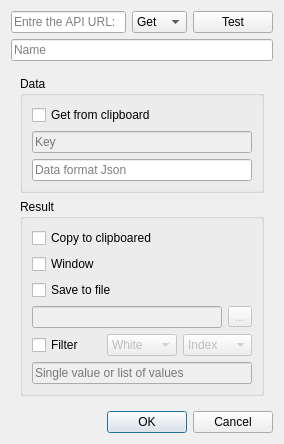
<?xml version="1.0" encoding="UTF-8"?>
<ui version="4.0">
 <class>APIEdit</class>
 <widget class="QDialog" name="APIEdit">
  <property name="geometry">
   <rect>
    <x>0</x>
    <y>0</y>
    <width>280</width>
    <height>426</height>
   </rect>
  </property>
  <property name="font">
   <font>
    <family>Segoe UI</family>
    <pointsize>9</pointsize>
   </font>
  </property>
  <property name="windowTitle">
   <string>API Edotor</string>
  </property>
  <layout class="QVBoxLayout" name="verticalLayout">
   <item>
    <layout class="QHBoxLayout" name="horizontalLayout">
     <item>
      <widget class="QLineEdit" name="LineAPIUrl">
       <property name="placeholderText">
        <string>Entre the API URL:</string>
       </property>
      </widget>
     </item>
     <item>
      <widget class="QComboBox" name="TypeURL">
       <item>
        <property name="text">
         <string>Get</string>
        </property>
       </item>
       <item>
        <property name="text">
         <string>Post</string>
        </property>
       </item>
      </widget>
     </item>
     <item>
      <widget class="QPushButton" name="ButtonTest">
       <property name="text">
        <string>Test</string>
       </property>
      </widget>
     </item>
    </layout>
   </item>
   <item>
    <widget class="QLineEdit" name="LineName">
     <property name="placeholderText">
      <string>Name</string>
     </property>
    </widget>
   </item>
   <item>
    <widget class="QStackedWidget" name="stackedWidget">
     <property name="currentIndex">
      <number>0</number>
     </property>
     <widget class="QWidget" name="pageGet">
      <property name="minimumSize">
       <size>
        <width>262</width>
        <height>0</height>
       </size>
      </property>
      <layout class="QGridLayout" name="gridLayout">
       <item row="1" column="0">
        <widget class="QGroupBox" name="GetResult">
         <property name="title">
          <string>Result</string>
         </property>
         <layout class="QVBoxLayout" name="verticalLayout_2">
          <item>
           <widget class="QCheckBox" name="CupyToClipboard">
            <property name="text">
             <string>Copy to clipboared</string>
            </property>
           </widget>
          </item>
          <item>
           <widget class="QCheckBox" name="Window">
            <property name="text">
             <string>Window</string>
            </property>
           </widget>
          </item>
          <item>
           <widget class="QCheckBox" name="SaveToFile">
            <property name="text">
             <string>Save to file</string>
            </property>
           </widget>
          </item>
          <item>
           <layout class="QHBoxLayout" name="horizontalLayout_3">
            <item>
             <widget class="QLineEdit" name="LineFilePath">
              <property name="enabled">
               <bool>false</bool>
              </property>
             </widget>
            </item>
            <item>
             <widget class="QToolButton" name="ButtonSelectFile_Get">
              <property name="enabled">
               <bool>false</bool>
              </property>
              <property name="text">
               <string>...</string>
              </property>
             </widget>
            </item>
           </layout>
          </item>
          <item>
           <layout class="QHBoxLayout" name="horizontalLayout_4">
            <item>
             <widget class="QCheckBox" name="Fileter">
              <property name="text">
               <string>Filter</string>
              </property>
             </widget>
            </item>
            <item>
             <widget class="QComboBox" name="FilterListType">
              <property name="enabled">
               <bool>false</bool>
              </property>
              <item>
               <property name="text">
                <string>White</string>
               </property>
              </item>
              <item>
               <property name="text">
                <string>Black</string>
               </property>
              </item>
             </widget>
            </item>
            <item>
             <widget class="QComboBox" name="FilterType">
              <property name="enabled">
               <bool>false</bool>
              </property>
              <item>
               <property name="text">
                <string>Index</string>
               </property>
              </item>
              <item>
               <property name="text">
                <string>Key</string>
               </property>
              </item>
             </widget>
            </item>
           </layout>
          </item>
          <item>
           <widget class="QLineEdit" name="LineFileter">
            <property name="enabled">
             <bool>false</bool>
            </property>
            <property name="placeholderText">
             <string>Single value or list of values</string>
            </property>
           </widget>
          </item>
         </layout>
        </widget>
       </item>
       <item row="0" column="0">
        <widget class="QGroupBox" name="GetData">
         <property name="title">
          <string>Data</string>
         </property>
         <layout class="QVBoxLayout" name="verticalLayout_10">
          <item>
           <widget class="QCheckBox" name="GetFromClipboad_Get">
            <property name="enabled">
             <bool>true</bool>
            </property>
            <property name="text">
             <string>Get from clipboard</string>
            </property>
           </widget>
          </item>
          <item>
           <widget class="QLineEdit" name="LineKey_Get">
            <property name="enabled">
             <bool>false</bool>
            </property>
            <property name="placeholderText">
             <string>Key</string>
            </property>
           </widget>
          </item>
          <item>
           <widget class="QLineEdit" name="LineDataJson">
            <property name="enabled">
             <bool>true</bool>
            </property>
            <property name="text">
             <string/>
            </property>
            <property name="maxLength">
             <number>2048</number>
            </property>
            <property name="placeholderText">
             <string>Data format Json</string>
            </property>
           </widget>
          </item>
         </layout>
        </widget>
       </item>
      </layout>
     </widget>
     <widget class="QWidget" name="pagePoss">
      <layout class="QGridLayout" name="gridLayout_2">
       <item row="0" column="0">
        <widget class="QGroupBox" name="PostData">
         <property name="title">
          <string>Data</string>
         </property>
         <layout class="QVBoxLayout" name="verticalLayout_11">
          <item>
           <widget class="QCheckBox" name="GetFormClipboard_Post">
            <property name="text">
             <string>Get from clipboard</string>
            </property>
           </widget>
          </item>
          <item>
           <widget class="QLineEdit" name="LineKey_Post">
            <property name="enabled">
             <bool>false</bool>
            </property>
            <property name="placeholderText">
             <string>Key</string>
            </property>
           </widget>
          </item>
          <item>
           <layout class="QHBoxLayout" name="horizontalLayout_2">
            <item>
             <widget class="QLineEdit" name="LineData">
              <property name="placeholderText">
               <string>Data or file path</string>
              </property>
             </widget>
            </item>
            <item>
             <widget class="QToolButton" name="ButtonSelectFile_Post">
              <property name="text">
               <string>...</string>
              </property>
             </widget>
            </item>
           </layout>
          </item>
          <item>
           <spacer name="verticalSpacer">
            <property name="orientation">
             <enum>Qt::Vertical</enum>
            </property>
            <property name="sizeHint" stdset="0">
             <size>
              <width>20</width>
              <height>200</height>
             </size>
            </property>
           </spacer>
          </item>
         </layout>
        </widget>
       </item>
      </layout>
     </widget>
    </widget>
   </item>
   <item>
    <widget class="QDialogButtonBox" name="buttonBox">
     <property name="orientation">
      <enum>Qt::Horizontal</enum>
     </property>
     <property name="standardButtons">
      <set>QDialogButtonBox::Cancel|QDialogButtonBox::Ok</set>
     </property>
    </widget>
   </item>
  </layout>
 </widget>
 <tabstops>
  <tabstop>LineAPIUrl</tabstop>
  <tabstop>TypeURL</tabstop>
  <tabstop>CupyToClipboard</tabstop>
  <tabstop>LineFilePath</tabstop>
  <tabstop>ButtonSelectFile_Get</tabstop>
  <tabstop>Fileter</tabstop>
  <tabstop>FilterType</tabstop>
  <tabstop>LineFileter</tabstop>
  <tabstop>ButtonSelectFile_Post</tabstop>
 </tabstops>
 <resources/>
 <connections>
  <connection>
   <sender>GetFormClipboard_Post</sender>
   <signal>toggled(bool)</signal>
   <receiver>LineKey_Post</receiver>
   <slot>setEnabled(bool)</slot>
   <hints>
    <hint type="sourcelabel">
     <x>58</x>
     <y>109</y>
    </hint>
    <hint type="destinationlabel">
     <x>58</x>
     <y>131</y>
    </hint>
   </hints>
  </connection>
  <connection>
   <sender>buttonBox</sender>
   <signal>rejected()</signal>
   <receiver>APIEdit</receiver>
   <slot>reject()</slot>
   <hints>
    <hint type="sourcelabel">
     <x>56</x>
     <y>402</y>
    </hint>
    <hint type="destinationlabel">
     <x>279</x>
     <y>274</y>
    </hint>
   </hints>
  </connection>
  <connection>
   <sender>SaveToFile</sender>
   <signal>toggled(bool)</signal>
   <receiver>ButtonSelectFile_Get</receiver>
   <slot>setEnabled(bool)</slot>
   <hints>
    <hint type="sourcelabel">
     <x>150</x>
     <y>269</y>
    </hint>
    <hint type="destinationlabel">
     <x>250</x>
     <y>298</y>
    </hint>
   </hints>
  </connection>
  <connection>
   <sender>LineAPIUrl</sender>
   <signal>textChanged(QString)</signal>
   <receiver>LineName</receiver>
   <slot>setText(QString)</slot>
   <hints>
    <hint type="sourcelabel">
     <x>93</x>
     <y>26</y>
    </hint>
    <hint type="destinationlabel">
     <x>105</x>
     <y>43</y>
    </hint>
   </hints>
  </connection>
  <connection>
   <sender>SaveToFile</sender>
   <signal>toggled(bool)</signal>
   <receiver>LineFilePath</receiver>
   <slot>setEnabled(bool)</slot>
   <hints>
    <hint type="sourcelabel">
     <x>70</x>
     <y>267</y>
    </hint>
    <hint type="destinationlabel">
     <x>109</x>
     <y>298</y>
    </hint>
   </hints>
  </connection>
  <connection>
   <sender>Fileter</sender>
   <signal>toggled(bool)</signal>
   <receiver>LineFileter</receiver>
   <slot>setEnabled(bool)</slot>
   <hints>
    <hint type="sourcelabel">
     <x>79</x>
     <y>337</y>
    </hint>
    <hint type="destinationlabel">
     <x>87</x>
     <y>366</y>
    </hint>
   </hints>
  </connection>
  <connection>
   <sender>buttonBox</sender>
   <signal>accepted()</signal>
   <receiver>APIEdit</receiver>
   <slot>accept()</slot>
   <hints>
    <hint type="sourcelabel">
     <x>10</x>
     <y>402</y>
    </hint>
    <hint type="destinationlabel">
     <x>157</x>
     <y>274</y>
    </hint>
   </hints>
  </connection>
  <connection>
   <sender>Fileter</sender>
   <signal>toggled(bool)</signal>
   <receiver>FilterType</receiver>
   <slot>setEnabled(bool)</slot>
   <hints>
    <hint type="sourcelabel">
     <x>54</x>
     <y>337</y>
    </hint>
    <hint type="destinationlabel">
     <x>202</x>
     <y>338</y>
    </hint>
   </hints>
  </connection>
  <connection>
   <sender>GetFromClipboad_Get</sender>
   <signal>toggled(bool)</signal>
   <receiver>LineKey_Get</receiver>
   <slot>setEnabled(bool)</slot>
   <hints>
    <hint type="sourcelabel">
     <x>85</x>
     <y>105</y>
    </hint>
    <hint type="destinationlabel">
     <x>124</x>
     <y>137</y>
    </hint>
   </hints>
  </connection>
  <connection>
   <sender>Fileter</sender>
   <signal>toggled(bool)</signal>
   <receiver>FilterListType</receiver>
   <slot>setEnabled(bool)</slot>
   <hints>
    <hint type="sourcelabel">
     <x>67</x>
     <y>323</y>
    </hint>
    <hint type="destinationlabel">
     <x>142</x>
     <y>328</y>
    </hint>
   </hints>
  </connection>
 </connections>
</ui>
